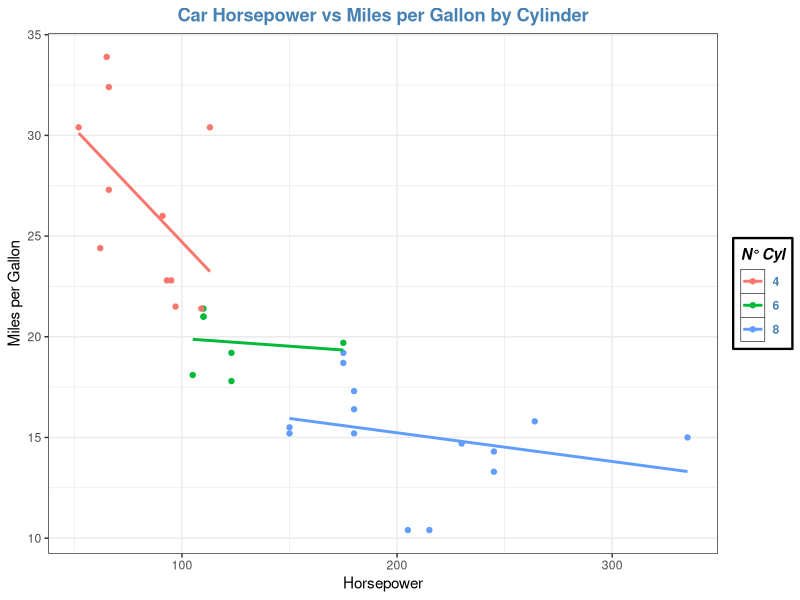

R code for this plot:
# =========================================================
# Exercise 3 – Adding Regression Lines
# Dataset: mtcars
#
# Visual idea:
# Scatter plot with 3 colored groups + regression lines per group
#
# Tasks:
# 1. Create a scatter plot of hp vs mpg.
# 2. Convert cyl to a factor and color by cyl.
# 3. Add a linear regression line for each group.
# 4. Remove confidence interval shading.
# 5. Customize legend title and plot title.
# =========================================================

library(tidyverse)

view(mtcars)

mtcars %>%
  mutate(cyl = factor(cyl))%>%
  ggplot(aes(hp, mpg, color=cyl))+
  geom_point()+
  geom_smooth(aes(group = cyl), method = "lm", se = FALSE)+
  labs(title="Car Horsepower vs Miles per Gallon by Cylinder",
       x="Horsepower",
       y="Miles per Gallon",
       color="N° Cyl")+
  theme_bw()+
  theme(plot.title=
          element_text(color="steelblue",
                       family="sans",
                       face="bold",
                       hjust = 0.5),
        legend.background=
          element_rect(fill="white",
                       color="black",
                       size=0.8),
        legend.key = 
          element_rect(fill="white",
                       color = "black",
                       size = 0.2),
        legend.title = 
          element_text(face="bold.italic"),
        legend.text = 
          element_text(family="sans",
                       face ="bold",
                       color = "steelblue"))

        
